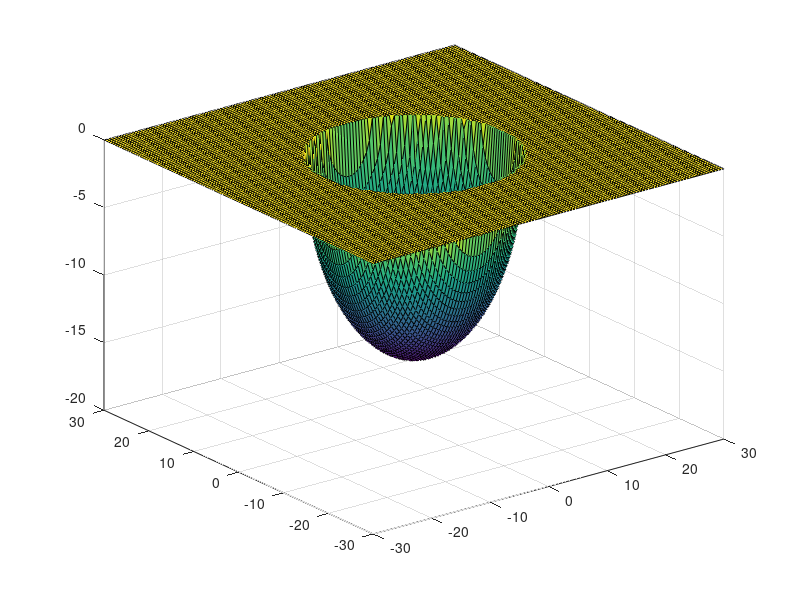
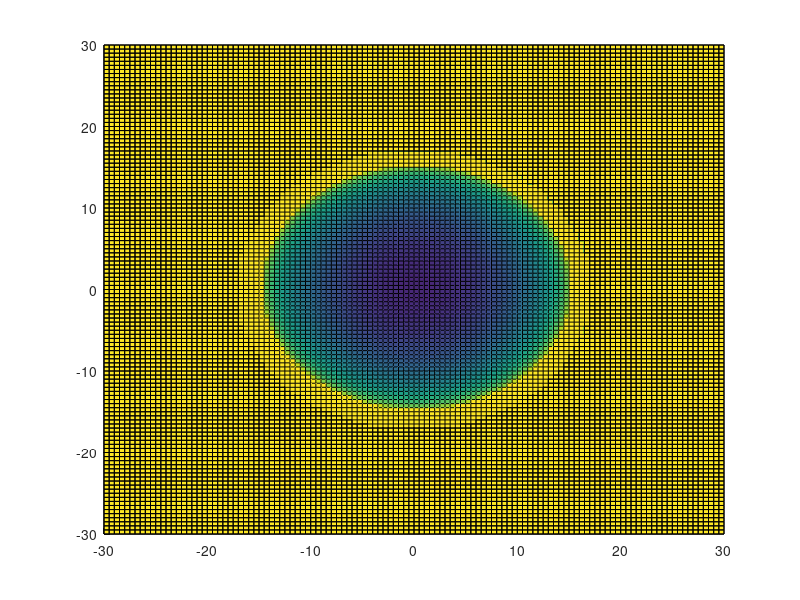
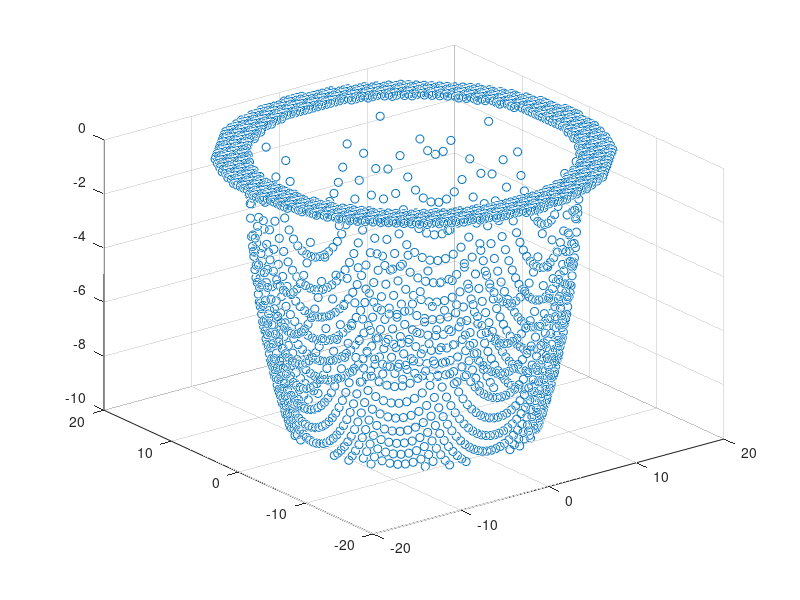

Write MATLAB code to recreate these figures, in order. (Note: this script raises an error after producing the figures.)
addpath(genpath('C:\Users\petnov\Dropbox\shared - copy\'));
addpath(genpath('C:\Users\petnov\Dropbox\mesh scripts'))
addpath(genpath('C:\Users\peter\Dropbox\mesh scripts'))
addpath(genpath('C:\Users\peter\Dropbox\shared - copy'))

z =@(x,y,a,b,c)  c*(sqrt((1-x.^2/a.^2 -y.^2/b.^2)));

[X,Y]=meshgrid(-30:0.5:30,-30:0.5:30)



Z = z(X,Y,-15,-15,-15);

Z2 = z(X,Y,-17,-17,-17);


figure()
surf(X,Y,real(Z))


figure()
hold on
surf(X,Y,real(Z2))
surf(X,Y,real(Z))
alpha =0.5

keep = Z<-10;
keep2=Z2<-10;
figure()
scatter3(X(keep),Y(keep),Z(keep))

%now make a mesh by joining all nodes to nearest 2 nodes

nodes_inner = [X(keep),Y(keep),Z(keep)];
nodes_outer = [X(keep2),Y(keep2),Z2(keep2)];

[t]=MyCrustOpen(nodes_inner);
[t2]=MyCrustOpen(nodes_outer);
mesh.tri=t;
mesh.xyz=nodes_inner;
mesh2.tri=t2;
mesh2.xyz=nodes_outer;
figure()
hplotMESH(mesh);
hplotMESH(mesh2);
axis equal

idx=find(abs(nodes_inner(:,3)+10) <0.35);

figure()
hold on
hplotMESH(mesh);
scatter3(mesh.xyz(idx,1),mesh.xyz(idx,2),mesh.xyz(idx,3),'filled')

idx2=find(abs(nodes_outer(:,3)+10) <0.35);

figure()
hold on
hplotMESH(mesh2);
scatter3(mesh2.xyz(idx2,1),mesh2.xyz(idx2,2),mesh2.xyz(idx2,3),'filled')

mesh3.xyz=vertcat(mesh.xyz(idx,:),mesh2.xyz(idx2,:));
mesh3.tri= MyCrustOpen(mesh3.xyz);

figure()
hplotMESH(mesh3)
mesh_combined=struct;
mesh_combined.xyz=vertcat(mesh.xyz,mesh2.xyz);
mesh_combined.tri=vertcat(mesh.tri,mesh2.tri+size(mesh.xyz,1));
figure()
hplotMESH(mesh_combined);

idx = find(abs(mesh_combined.xyz(:,3)+10) <0.35);
mesh_combined.tri=vertcat(mesh_combined.tri,idx(t4));
figure()
hplotMESH(mesh_combined);
EDGE_LENGTH=0.4;
  [~,M] = jigsaw_surface_2_volume( mesh_combined , 'delfront' , 'absolute','geom_feat',true,'hfun_hmax',EDGE_LENGTH,'hfun_hmin',EDGE_LENGTH*0.9);


  figure()
  hplotMESH(M);
  
Htetgen = gmshfn(M,['v']);
figure()
hplotMESH(Htetgen)

write_VTK(Htetgen,'D:\meshes\ellipsoid.vtk','binary')



[Cnodes,Celems,fib]=benchmark_ellipse_linear();

figure
plot3(Cnodes(:,1),Cnodes(:,2),Cnodes(:,3),'+')
grid on
axis equal

ellipsoid=struct;
ellipsoid.xyz=Cnodes;
ellipsoid.tri=Celems;

%centred at (0,0,z)
ellipsoid.epi=[];
ellipsoid.endo=[];
un=unique(Cnodes(:,3));

rs = @(x,y) sqrt(x.^2+y.^2);
radii = rs(Cnodes(:,1),Cnodes(:,2));

for i=1:size(un,1)
    idx = Cnodes(:,3)==un(i);
    radii_unique=unique(radii(idx));
    a= min(radii_unique);
    b=max(radii_unique);
    if i<4
        idx=find(Cnodes(:,3)==un(i));
        ellipsoid.epi=vertcat(ellipsoid.epi,idx);
    
    elseif 3<i && i<6
         idx=find(Cnodes(:,3)==un(i));   
         ellipsoid.endo=vertcat(ellipsoid.endo,idx);
    
    elseif abs(a-b) <0.1 && b > max(radii(ellipsoid.epi))
                 idx=find(Cnodes(:,3)==un(i));   

                ellipsoid.epi=vertcat(ellipsoid.epi,idx);
    elseif i==size(un,1)
        idx =find(Cnodes(:,3)==un(i) & radii<a+0.5);
                         ellipsoid.endo=vertcat(ellipsoid.endo,idx);
                         
                idx =find(Cnodes(:,3)==un(i) & radii>a+0.5);
        ellipsoid.epi=vertcat(ellipsoid.epi,idx);

    else
                         idx=find(Cnodes(:,3)==un(i));   

                 ellipsoid.endo=vertcat(ellipsoid.endo,idx);
    end

end

figure()
hold on
scatter3(ellipsoid.xyz(ellipsoid.epi,1),ellipsoid.xyz(ellipsoid.epi,2),ellipsoid.xyz(ellipsoid.epi,3),'r','filled')
scatter3(ellipsoid.xyz(ellipsoid.endo,1),ellipsoid.xyz(ellipsoid.endo,2),ellipsoid.xyz(ellipsoid.endo,3),'b','filled')


mesh_epi= struct;
mesh_epi.xyz=Cnodes(ellipsoid.epi,:);
mesh_epi.tri=MyCrustOpen(mesh_epi.xyz);

mesh_endo=struct;
mesh_endo.xyz=Cnodes(ellipsoid.endo,:);
mesh_endo.tri=MyCrustOpen(mesh_endo.xyz);

rim_epi = find(mesh_epi.xyz(:,3)> max(mesh_epi.xyz(:,3))-0.1);
rim_endo= find(mesh_endo.xyz(:,3)> max(mesh_endo.xyz(:,3))-0.1);

figure()
hplotMESH(mesh_endo)
hold on
hplotMESH(mesh_epi)
scatter3(mesh_endo.xyz(rim_endo,1),mesh_endo.xyz(rim_epi,2),mesh_endo.xyz(rim_epi,3));

mesh_lid = struct;
mesh_lid.xyz=vertcat(mesh_epi.xyz(rim_epi,:),mesh_endo.xyz(rim_endo,:));

figure()
scatter3(mesh_lid.xyz(:,1),mesh_lid.xyz(:,2),mesh_lid.xyz(:,3))
mesh_lid.tri=delaunayTriangulation(mesh_lid.xyz(:,1:2));

mesh_combined=struct;
mesh_combined.xyz=vertcat(mesh_epi.xyz,mesh_endo.xyz,mesh_lid.xyz);
mesh_combined.tri=vertcat(mesh_epi.tri,mesh_endo.tri+size(mesh_epi.xyz,1));

idx_top_unclosed=find(abs(mesh_combined.xyz(:,3)-max(mesh_combined.xyz(:,3)))<0.1);





%look through tris and elim any tri that has any of the indices
%in eliminate ids



idx=  find(abs(mesh_combined.xyz(:,3)-max(mesh_combined.xyz(:,3)))<0.1);

figure()
hplotMESH(mesh_combined)
hold on
scatter(mesh_combined.xyz(idx,1),mesh_combined.xyz(idx,2),mesh_combined.xyz(idx,3))


lid=struct;
lid.xyz=mesh_combined.xyz(idx,:);
[p,tri]=MyCrustOpen2(mesh_combined.xyz(idx,:));


%only keep nodes ad tri of existing elements
pkeep=p(1:size(idx,1))';
sz=size(idx,1);
tri_keep=[];
for i=1:size(tri,1)
    keep_row=tri(i,1)<sz && tri(i,2)<sz && tri(i,3)<sz ;
    if keep_row==1
        tri_keep=vertcat(tri_keep,tri(i,:));
    end
end
lid.tri=tri_keep;



figure()
hplotMESH(lid)
%eliminate inner tris

radii = rs(mesh_combined.xyz(:,1),mesh_combined.xyz(:,2));
outer = find(radii(idx) >min(radii(idx))+0.1);
inner=  find(radii(idx) <min(radii(idx))+0.1);

tri_keep2=[];
for i=1:size(tri_keep,1)
    keep_row(i)=isempty(find(tri_keep(i,1)==inner)) + isempty(find(tri_keep(i,2)==inner)) + isempty(find(tri_keep(i,3)==inner)) ;
   
    if keep_row(i)>0
        tri_keep2=vertcat(tri_keep2,tri_keep(i,:));
    end
end

lid.tri=tri_keep2;

figure()
hplotMESH(lid)

mesh_final=mesh_combined;

mesh_final.tri=vertcat(mesh_combined.tri,idx(lid.tri));

figure()
plotMESH(mesh_final)
EDGE_LENGTH=0.4;
  [~,M] = jigsaw_surface_2_volume( mesh_final , 'delfront' , 'absolute','geom_feat',true,'hfun_hmax',EDGE_LENGTH,'hfun_hmin',EDGE_LENGTH*0.9);

  figure()
plotMESH(M)

  
Htetgen = gmshfn(M,['v']);
figure()
hplotMESH(Htetgen)


final=MeshFixCellOrientation(Htetgen);


MeshQuality()

write_VTK(Htetgen,'D:\meshes\ellipsoid.vtk','binary')

